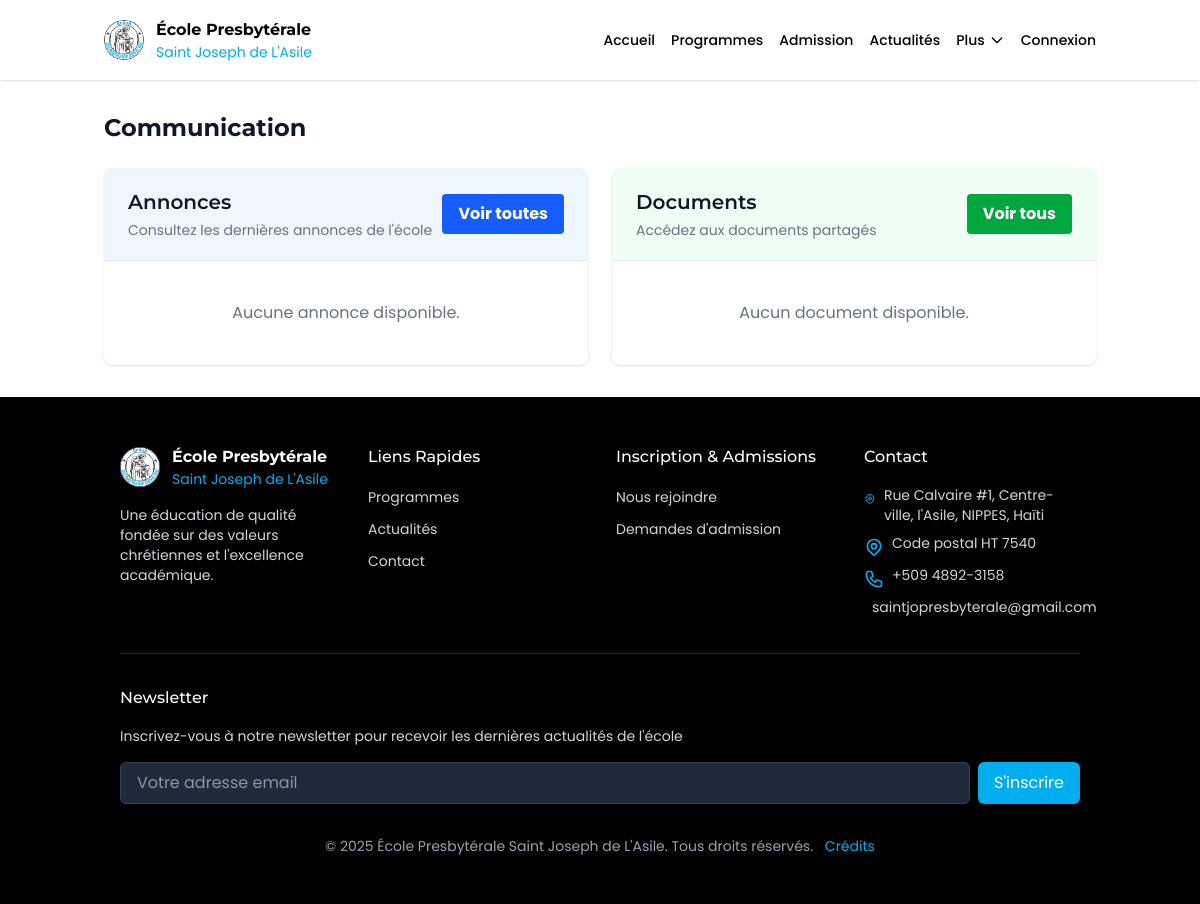
Page /communication/ on the earlier database version.
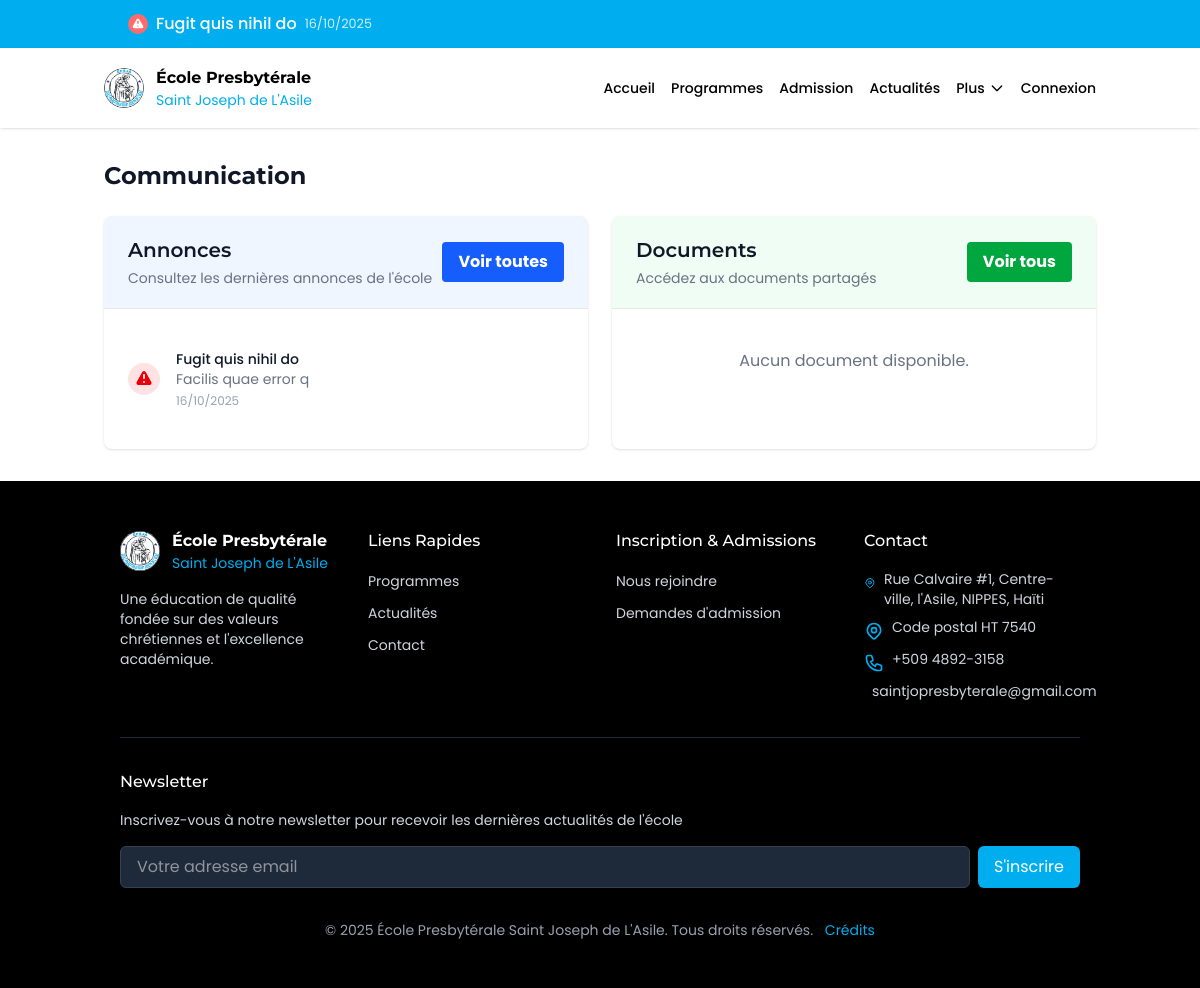
Same page on the later database version.
### models.py (models this page shows, shortened)
class Annonce(db.Model):
    __tablename__ = 'annonces'
    id = db.Column(db.Integer, primary_key=True)
    titre = db.Column(db.String(100), nullable=False)
    contenu = db.Column(db.Text, nullable=False)
    date_creation = db.Column(db.DateTime, default=datetime.now)
    date_expiration = db.Column(db.Date)
    public = db.Column(db.Boolean, default=True)
    important = db.Column(db.Boolean, default=False)

### modules/communication.py (the view)
@communication_blueprint.route('/')
def index():
    print("DEBUG: Fetching announcements for communication index page")
    try:
        annonces = Annonce.query.filter(
            Annonce.public == 1,
            (Annonce.date_expiration.is_(None)) | (Annonce.date_expiration >= date.today())
        ).order_by(Annonce.important.desc(), Annonce.date_creation.desc()).all()
        print(f"DEBUG: Found {len(annonces)} announcements for index page")
        for i, a in enumerate(annonces):
            print(f"DEBUG: Announcement {i+1}: id={a.id}, title={a.titre}, public={a.public}, important={a.important}")
    except Exception as e:
        print(f"ERROR in index route: {str(e)}")
        annonces = []
    return render_template('communication/index.html', annonces=annonces)

### templates/communication/index.html (shortened to what the changed rows need)
{% extends 'base.html' %}
{% block content %}
<div class="container mx-auto px-4 py-8">
    <div class="flex justify-between items-center mb-6">
        <h1 class="text-2xl font-bold text-gray-900">Communication</h1>
    </div>
    <div class="grid grid-cols-1 gap-6 lg:grid-cols-2">
        <div class="bg-white shadow overflow-hidden sm:rounded-lg">
            <div class="px-4 py-5 sm:px-6 bg-blue-50 flex justify-between items-center">
                <div>
                    <h2 class="text-xl font-semibold text-gray-900">Annonces</h2>
                </div>
            </div>
            <div class="border-t border-gray-200 px-4 py-5 sm:p-6">
                {% if annonces %}
                <ul class="divide-y divide-gray-200">
                    {% for annonce in annonces[:5] %}
                    <li class="py-4">
                        <div class="flex items-center space-x-4">
                            <div class="flex-shrink-0">
                                {% if annonce.important %}
                                <span class="inline-flex items-center justify-center h-8 w-8 rounded-full bg-red-100">
                                </span>
                                {% endif %}
                            </div>
                            <div class="min-w-0 flex-1">
                                <a href="{{ url_for('communication.details_annonce', annonce_id=annonce.id) }}" class="text-sm font-medium text-gray-900 hover:underline">
                                    {{ annonce.titre }}
                                </a>
                                <p class="text-sm text-gray-500 truncate">{{ annonce.contenu|striptags|truncate(100) }}</p>
                                <p class="text-xs text-gray-400 mt-1">{{ annonce.date_creation.strftime('%d/%m/%Y') }}</p>
                            </div>
                        </div>
                    </li>
                    {% endfor %}
                </ul>
                {% else %}
                <div class="text-center py-4">
                    <p class="text-gray-500">Aucune annonce disponible.</p>
                </div>
                {% endif %}
            </div>
        </div>
        <div class="bg-white shadow overflow-hidden sm:rounded-lg">
            <div class="px-4 py-5 sm:px-6 bg-green-50 flex justify-between items-center">
                <div>
                    <h2 class="text-xl font-semibold text-gray-900">Documents</h2>
                </div>
            </div>
        </div>
    </div>
</div>
{% endblock %}

### templates/base.html (shortened to what the changed rows need)
<html lang="en">
   <head>
      <script src="https://cdn.jsdelivr.net/npm/@tailwindcss/browser@4"></script>
      <link href="https://unpkg.com/aos@2.3.1/dist/aos.css" rel="stylesheet">
   </head>
   <body>
      <div id="root" class="overflow-y-hidden">
         {% if annonces and annonces|length > 0 %}
         <div class="ticker-wrap w-full">
            <div class="ticker container mx-auto">
               <div class="ticker-track" id="ticker-track">
                  {% for annonce in annonces %}
                  <div class="ticker-item">
                     <a href="{{ url_for('communication.details_annonce', annonce_id=annonce.id) }}" class="ticker-link">
                        {% if annonce.important is defined and annonce.important %}
                        <span class="ticker-icon important">
                        </span>
                        {% else %}
                        <span class="ticker-icon">
                           <svg xmlns="http://www.w3.org/2000/svg" viewBox="0 0 20 20" fill="currentColor">
                              <path fill-rule="evenodd" d="M18 3a1 1 0 00-1.447-.894L8.763 6H5a3 3 0 000 6h.28l1.771 5.316A1 1 0 008 18h1a1 1 0 001-1v-4.382l6.553 3.276A1 1 0 0018 15V3z" clip-rule="evenodd" />
                           </svg>
                        </span>
                        {% endif %}
                        <span class="ticker-title">{{ annonce.titre }}</span>
                        <span class="ticker-date">{{ annonce.date_creation.strftime('%d/%m/%Y') }}</span>
                     </a>
                  </div>
                  {% endfor %}
               </div>
            </div>
         </div>
         {% endif %}
         <header class="sticky top-0 z-50 w-full bg-white/90 backdrop-blur-md shadow-sm zindex-1000">
            <div class="container mx-auto px-4">
               <div class="flex h-20 items-center justify-between">
                     <div class="flex items-center flex-shrink-0">
                        <a href="#" class="flex items-center">
                           <div class="ml-3">
                              <h1 class="text-sm font-bold text-black md:text-base whitespace-nowrap">École Presbytérale</h1>
                           </div>
                        </a>
                     </div>
                  </div>
               </div>
            </header>
            {% block content %}
            {% endblock %}
            <footer class="bg-black text-white">
               <div class="container mx-auto px-4 py-12 sm:px-6 lg:px-8">
                  <div class="grid grid-cols-1 gap-8 md:grid-cols-4">
                     <div class="md:col-span-1">
                        <div class="flex items-center">
                           <a href="#" class="flex items-center">
                              <div class="ml-3">
                                 <h2 class="text-sm font-bold text-white md:text-base">École Presbytérale</h2>
                              </div>
                           </a>
                        </div>
                     </div>
                  </div>
               </div>
            </footer>
      </div>
   </body>
</html>

Differences in the rows shown:
added Annonce: important True (drawn), titre "Fugit quis nihil do", date_creation "16/10/2025", contenu "Facilis quae error q"
Other differences:
text no longer shown: "Aucune annonce disponible."
